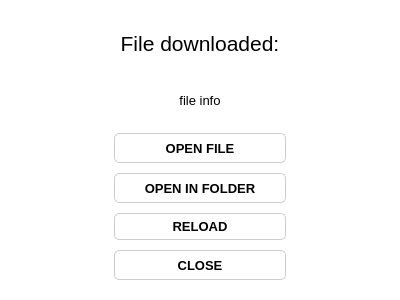
<?xml version="1.0" encoding="UTF-8"?>
<ui version="4.0">
 <class>FileDialog</class>
 <widget class="QDialog" name="FileDialog">
  <property name="geometry">
   <rect>
    <x>0</x>
    <y>0</y>
    <width>400</width>
    <height>300</height>
   </rect>
  </property>
  <property name="windowTitle">
   <string>Dialog</string>
  </property>
  <property name="styleSheet">
   <string notr="true">QWidget {background: #ffffff;} QPushButton {background-color: #ffffff; border: 1px solid #cccccc; border-radius: 5px; padding: 5px; padding-left: 10px; padding-right: 10px; min-width: 150px; } QPushButton:hover {background-color: #eeeeee;}</string>
  </property>
  <layout class="QGridLayout" name="gridLayout">
   <property name="leftMargin">
    <number>20</number>
   </property>
   <property name="topMargin">
    <number>20</number>
   </property>
   <property name="rightMargin">
    <number>20</number>
   </property>
   <property name="bottomMargin">
    <number>20</number>
   </property>
   <property name="horizontalSpacing">
    <number>6</number>
   </property>
   <item row="0" column="0">
    <layout class="QVBoxLayout" name="verticalLayout">
     <property name="spacing">
      <number>10</number>
     </property>
     <property name="leftMargin">
      <number>0</number>
     </property>
     <property name="topMargin">
      <number>0</number>
     </property>
     <property name="rightMargin">
      <number>0</number>
     </property>
     <property name="bottomMargin">
      <number>0</number>
     </property>
     <item>
      <widget class="QLabel" name="label">
       <property name="font">
        <font>
         <family>Arial</family>
         <pointsize>16</pointsize>
        </font>
       </property>
       <property name="text">
        <string>File downloaded:</string>
       </property>
       <property name="alignment">
        <set>Qt::AlignCenter</set>
       </property>
      </widget>
     </item>
     <item>
      <widget class="QLabel" name="fileInfoLabel">
       <property name="font">
        <font>
         <family>Arial</family>
         <pointsize>10</pointsize>
        </font>
       </property>
       <property name="text">
        <string>file info</string>
       </property>
       <property name="alignment">
        <set>Qt::AlignCenter</set>
       </property>
      </widget>
     </item>
     <item>
      <layout class="QHBoxLayout" name="horizontalLayout">
       <item>
        <spacer name="horizontalSpacer_2">
         <property name="orientation">
          <enum>Qt::Horizontal</enum>
         </property>
         <property name="sizeHint" stdset="0">
          <size>
           <width>40</width>
           <height>20</height>
          </size>
         </property>
        </spacer>
       </item>
       <item>
        <layout class="QVBoxLayout" name="verticalLayout_2">
         <property name="leftMargin">
          <number>0</number>
         </property>
         <item>
          <widget class="QPushButton" name="openFileButton">
           <property name="sizePolicy">
            <sizepolicy hsizetype="Fixed" vsizetype="Fixed">
             <horstretch>0</horstretch>
             <verstretch>0</verstretch>
            </sizepolicy>
           </property>
           <property name="minimumSize">
            <size>
             <width>172</width>
             <height>30</height>
            </size>
           </property>
           <property name="font">
            <font>
             <family>Arial</family>
             <pointsize>10</pointsize>
             <weight>75</weight>
             <bold>true</bold>
            </font>
           </property>
           <property name="text">
            <string>OPEN FILE</string>
           </property>
           <property name="flat">
            <bool>false</bool>
           </property>
          </widget>
         </item>
         <item>
          <widget class="QPushButton" name="openInFolderButton">
           <property name="sizePolicy">
            <sizepolicy hsizetype="Fixed" vsizetype="Fixed">
             <horstretch>0</horstretch>
             <verstretch>0</verstretch>
            </sizepolicy>
           </property>
           <property name="minimumSize">
            <size>
             <width>172</width>
             <height>30</height>
            </size>
           </property>
           <property name="font">
            <font>
             <family>Arial</family>
             <pointsize>10</pointsize>
             <weight>75</weight>
             <bold>true</bold>
            </font>
           </property>
           <property name="text">
            <string>OPEN IN FOLDER</string>
           </property>
          </widget>
         </item>
         <item>
          <widget class="QPushButton" name="reloadButton">
           <property name="font">
            <font>
             <family>Arial</family>
             <pointsize>10</pointsize>
             <weight>75</weight>
             <bold>true</bold>
            </font>
           </property>
           <property name="text">
            <string>RELOAD</string>
           </property>
          </widget>
         </item>
         <item>
          <widget class="QPushButton" name="closeButton">
           <property name="sizePolicy">
            <sizepolicy hsizetype="Fixed" vsizetype="Fixed">
             <horstretch>0</horstretch>
             <verstretch>0</verstretch>
            </sizepolicy>
           </property>
           <property name="minimumSize">
            <size>
             <width>172</width>
             <height>30</height>
            </size>
           </property>
           <property name="font">
            <font>
             <family>Arial</family>
             <pointsize>10</pointsize>
             <weight>75</weight>
             <bold>true</bold>
            </font>
           </property>
           <property name="text">
            <string>CLOSE</string>
           </property>
          </widget>
         </item>
        </layout>
       </item>
       <item>
        <spacer name="horizontalSpacer">
         <property name="orientation">
          <enum>Qt::Horizontal</enum>
         </property>
         <property name="sizeHint" stdset="0">
          <size>
           <width>40</width>
           <height>20</height>
          </size>
         </property>
        </spacer>
       </item>
      </layout>
     </item>
    </layout>
   </item>
  </layout>
 </widget>
 <resources/>
 <connections/>
</ui>
